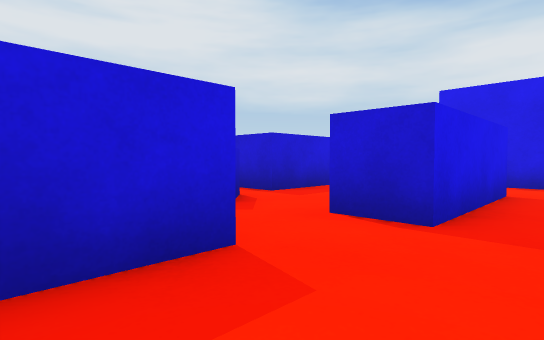
View 1 (above)

24 first-person views from a walk through a scene from a Unity 3-D project. The camera is 0.55 m above the floor, tilts 2° down and sees 80° across. The floor is counted in squares, 1 m on a side. Each view is taken from the middle of a square. On the plan, view 1 faces up. The plan holds only what a view shows up to about 9 squares ahead; the rest is blank. The player is left out.

View 2
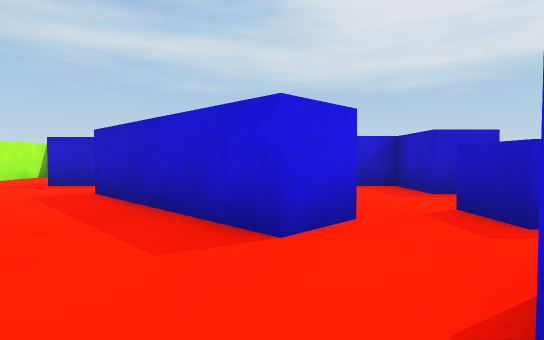

View 3
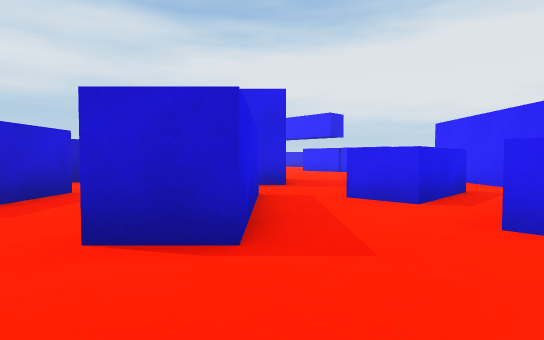

View 4
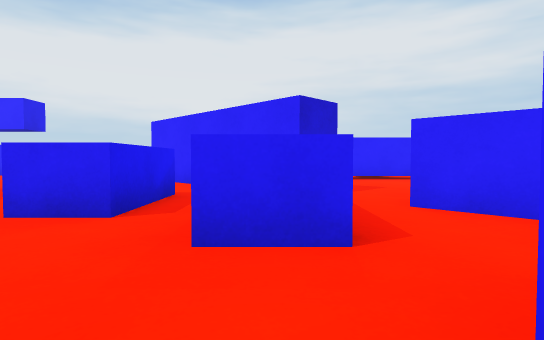

View 5
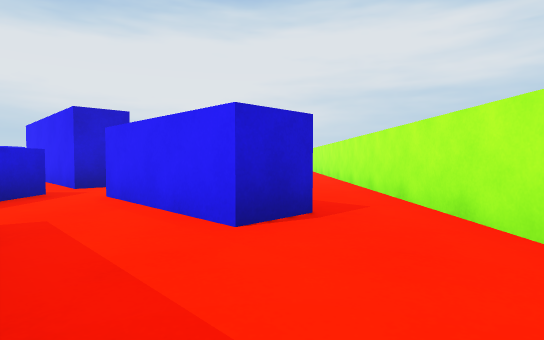

View 6
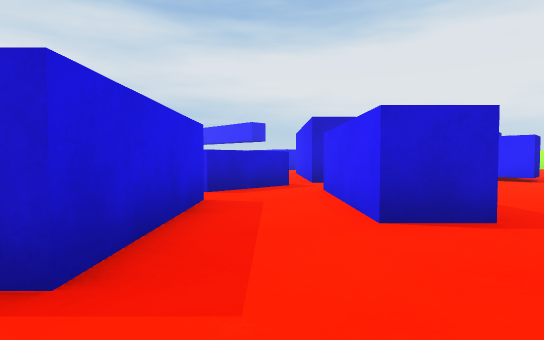

View 7
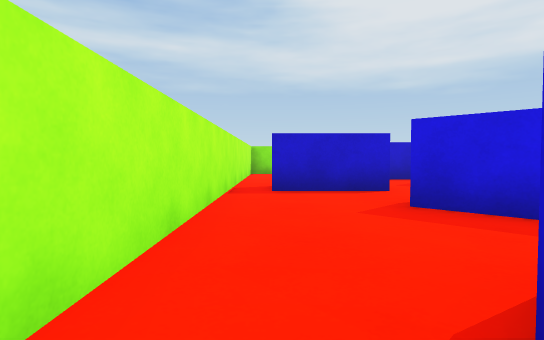

View 8
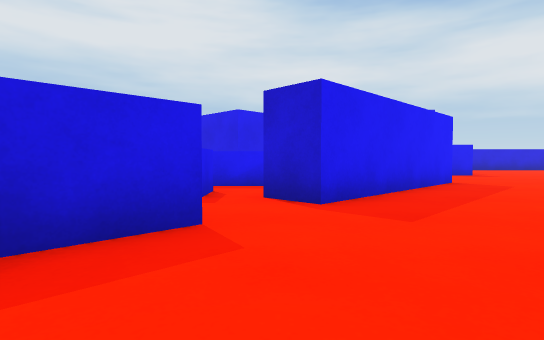

View 9
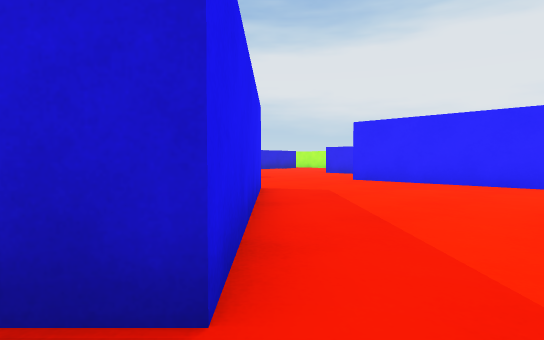

View 10
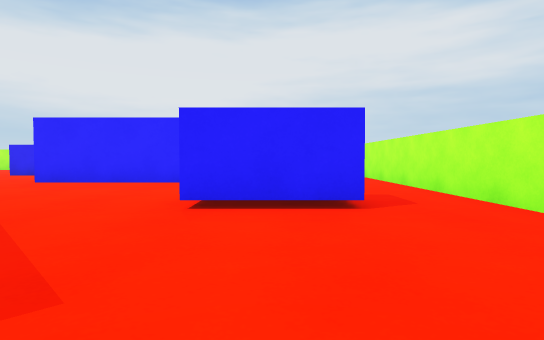

View 11
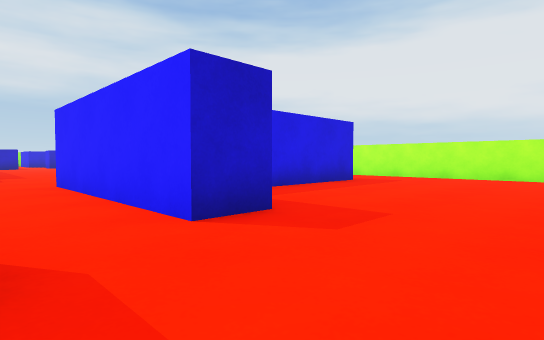

View 12
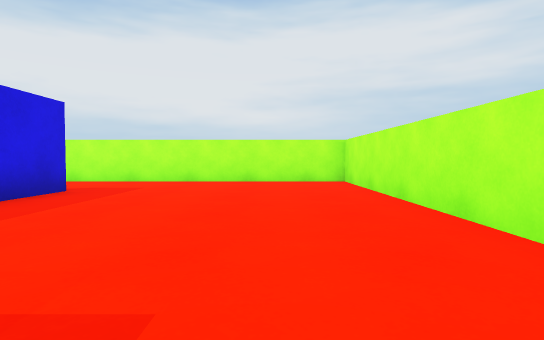

View 13
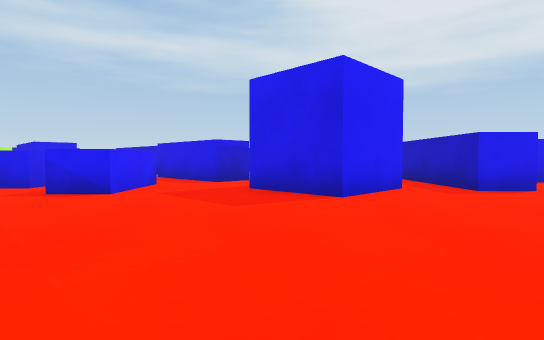

View 14
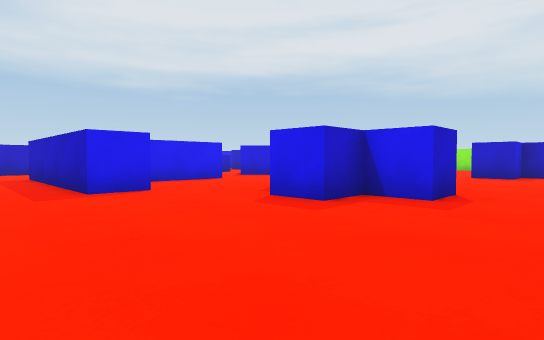

View 15
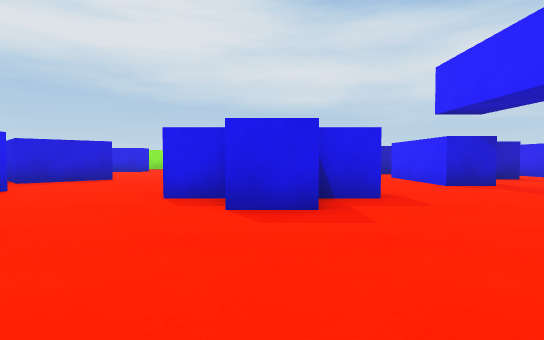

View 16
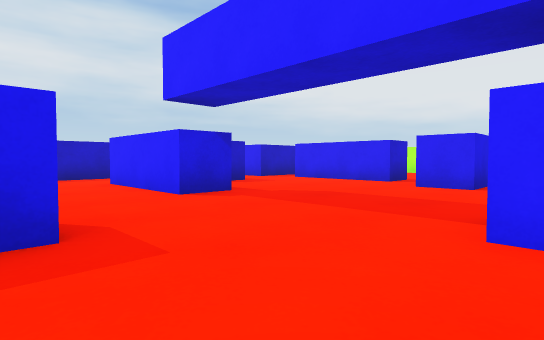

View 17
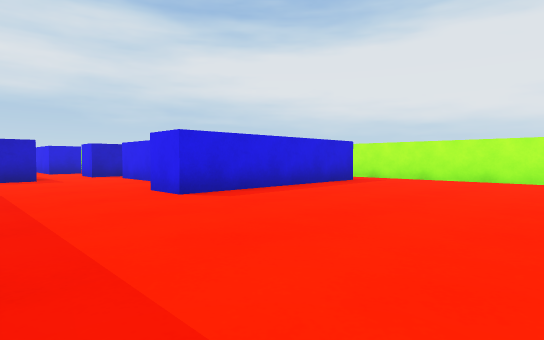

View 18
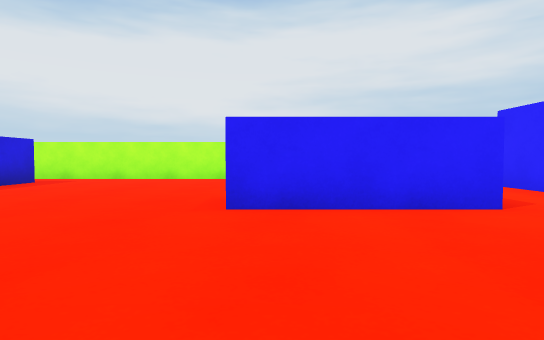

View 19
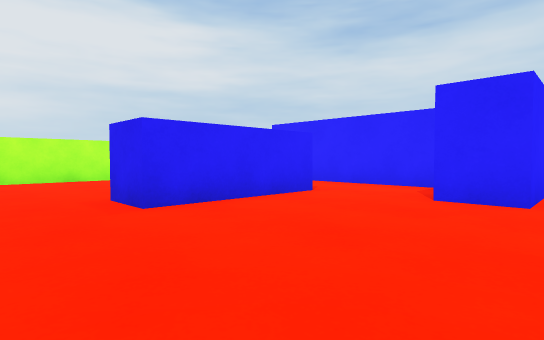

View 20
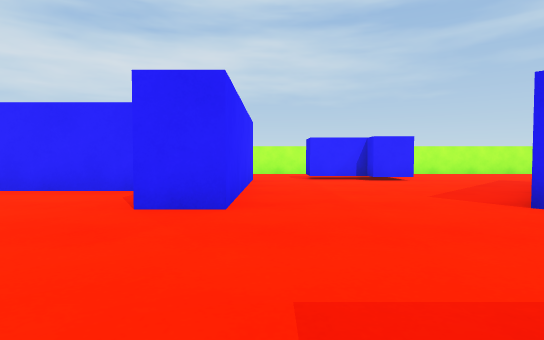

View 21
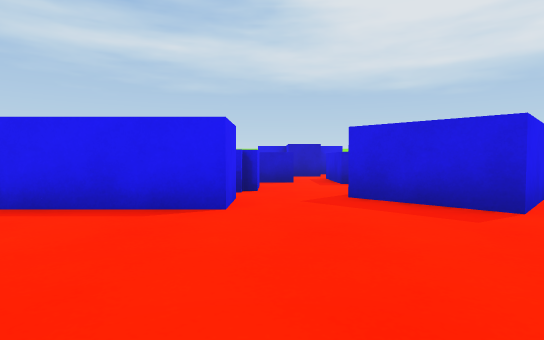

View 22
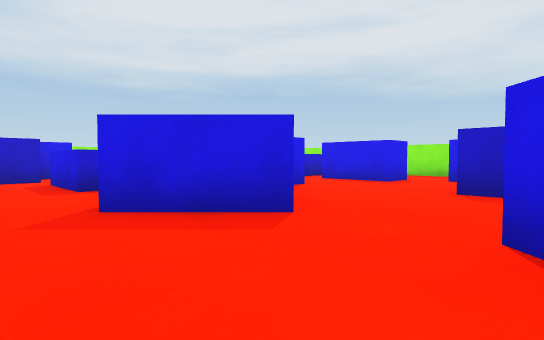

View 23
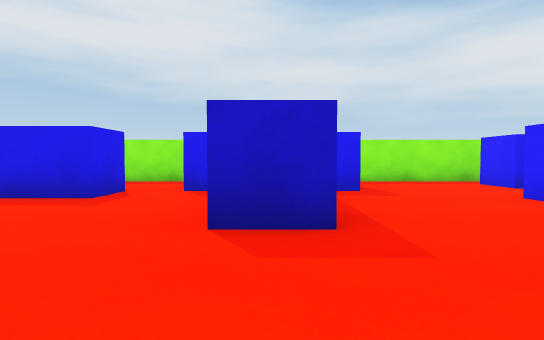

View 24
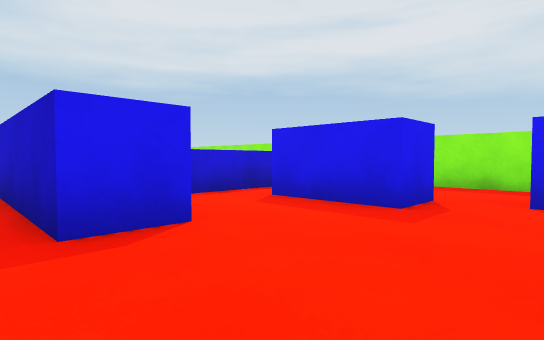

### Floor plan
Key: @ floor where view 1 was taken; # wall or solid block; x gap in a wall; . floor; ^ raised ledge; B blue block; C blue cube.
Columns run from 7 left of view 1 to 22 right of it. Each row starts with its distance up from view 1.
 25         ###   ####
 24          ..   ...#
 23       ^  ..###...#
 22       ^.BB.. ....
 21       ^..... ...#
 20        .....#...####
 19      CCCC...... #...
 18       ... ....  ....
 17           BB.B  ...C #.
 16   #..BBB.BB..B  ...C....#
 15    BB....B....  ...C....#
 14       C.B...... ........#
 13        BB.C...###........
 12           C....#.......#####.#
 11           C..................#
 10         CCCCC......C.........#
  9         ........... .........#
  8          .  B...... .........#
  7         B. B B....  .........#
  6        B.  .B...........#....#
  5   #BB C.. #.............#   .#
  4   #...C. ##.....#.......#
  3     ..x.##.BBB.###...#....
  2       #.......###....#.....  #
  1      ##...BBB###.....######..#
  0   # ##.@ #....#......#.......#
 -1   #.... ##.##....B...#.......#
 -2   #..B.##.###....BBB.........#
 -3  ....B....# .....B...........#
 -4 .....B.......................#
 -5 ##############################

Positions as (right, up) in squares from view 1, and headings:
1: (0, 0), facing up
2: (2, 2), facing left
3: (0, 1), facing up-right
4: (1, 1), facing right
5: (0, -3), facing right
6: (0, -4), facing up-right
7: (4, -4), facing left
8: (6, -4), facing up
9: (6, -1), facing up-right
10: (6, -2), facing right
11: (12, -4), facing up-right
12: (14, -3), facing right
13: (11, 6), facing left
14: (11, 8), facing up-left
15: (8, 8), facing up
16: (9, 10), facing up-right
17: (13, 7), facing up-right
18: (13, 6), facing right
19: (13, 8), facing down-right
20: (13, 7), facing down
21: (7, 14), facing left
22: (6, 14), facing up-left
23: (5, 17), facing up
24: (4, 18), facing up-left
